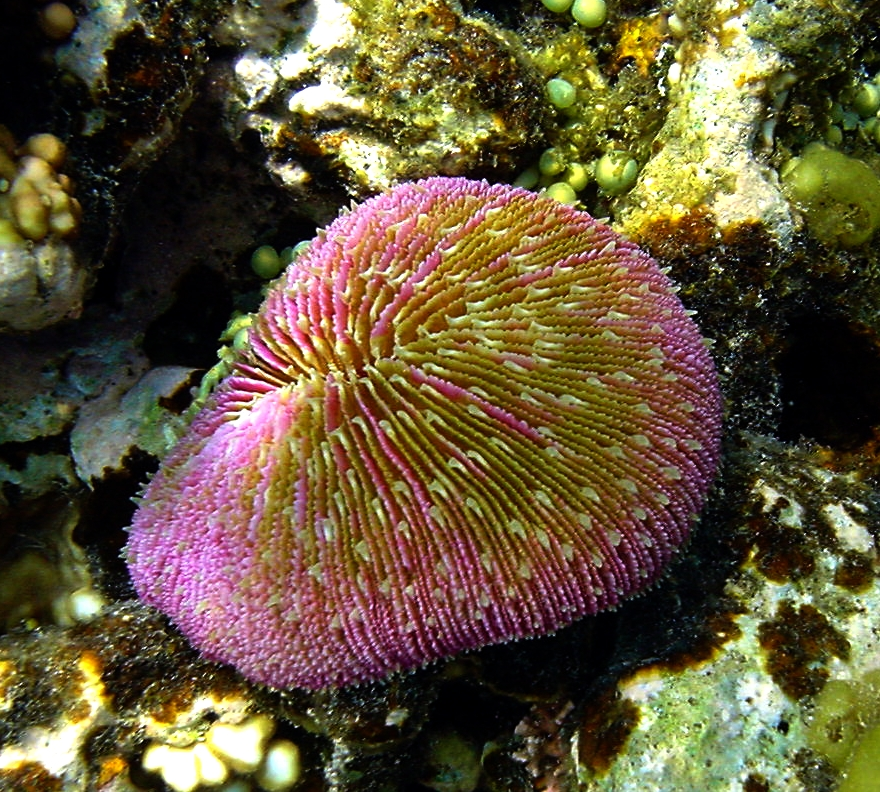
%> input picture MATLAB/tests/Mushroom Coral by Brocken Inaglory.JPG, 880 x 792 px
$ octave TestDataset.m   (GNU Octave 9; MATLAB toolbox functions it lacks are replaced by stand-ins)
%> lines starting %> are read from the running program, lines starting %| are printed output that depends on the picture
f = imread('Mushroom Coral by Brocken Inaglory.JPG');
%> f is the input picture: size 792x880x3 uint8; mean R, G, B 98, 84.4, 56.2
f = imresize(f,0.25);
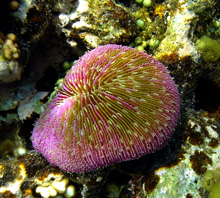
%> f: size 198x220x3 uint8; mean R, G, B 98, 84.4, 56.2
segMap = SegmentationMap();
segMap.setMap(imread('Mushroom Coral segmentation.bmp'));
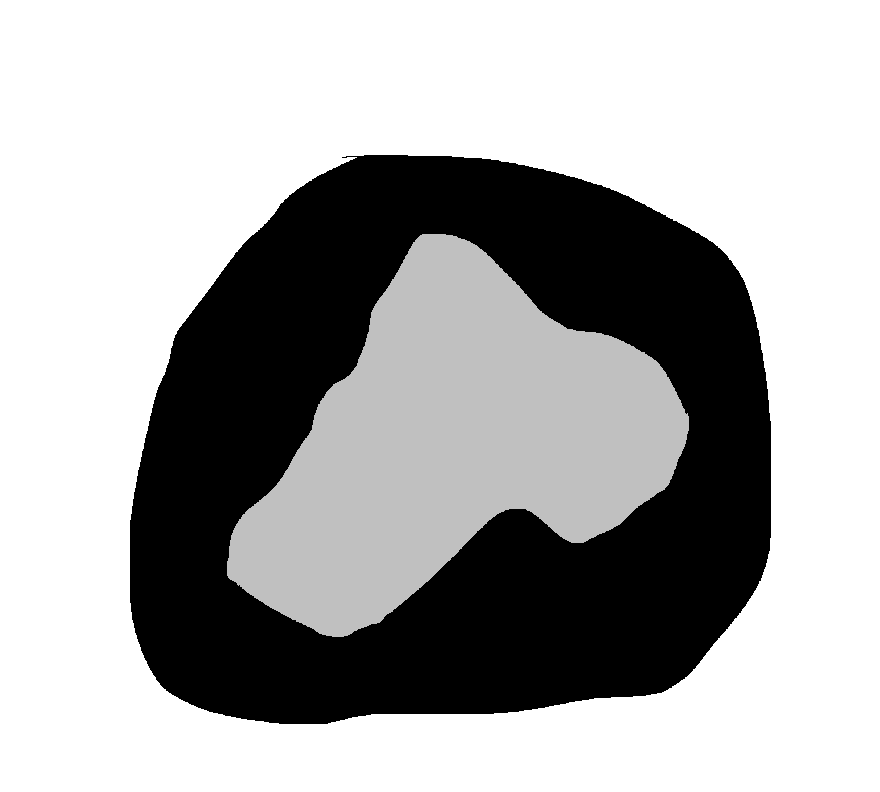
%> input picture MATLAB/tests/Mushroom Coral segmentation.bmp, 880 x 792 px

representations = {'TextonExtractor','ClbpExtractor','CnnActivationExtractor'};

%% CONSTRUCTOR
fprintf('Creating Dataset from an image... ');
error = false;
try
    a = Dataset(f,segMap,representations);
catch
    error = true;
end

%> (the run ends here)
